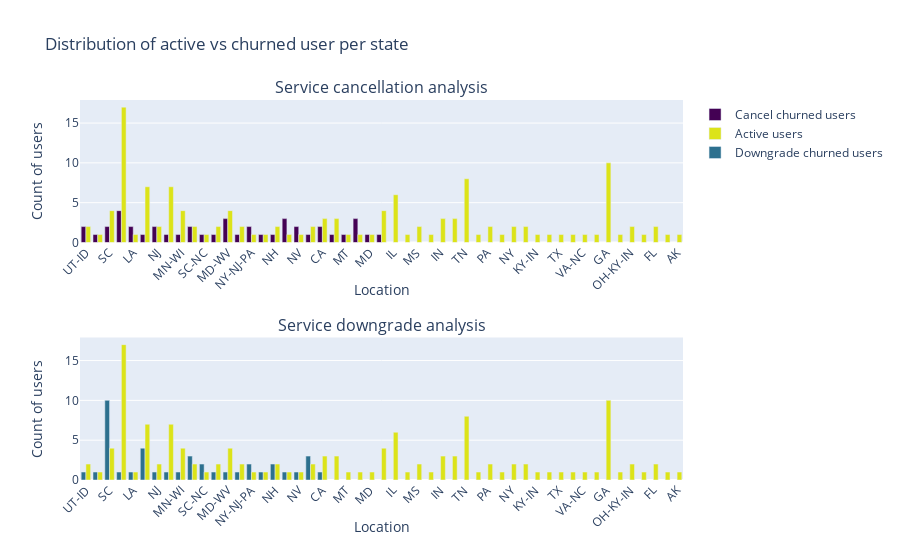

The cell this chart's notebook holds for it:
### Code cell
fig = make_subplots(rows=2, cols=1,
                   subplot_titles=("Service cancellation analysis", "Service downgrade analysis"))

fig.append_trace(go.Bar(
    x=locations,
    y=location_churn_service.groupby('state')['userId'].count(),
    name='Cancel churned users',
    marker=dict(
        color='rgb(68, 1, 84)'
    )
),1,1)
fig.append_trace(go.Bar(
    x=locations,
    y=location_no_churn.groupby('state')['userId'].count(),
    name='Active users',
    marker=dict(
        color='rgb(220, 227, 25)'
    )
),1,1)
fig.append_trace(go.Bar(
    x=locations,
    y=location_churn_paid.groupby('state')['userId'].count(),
    name='Downgrade churned users',
    marker=dict(
        color='rgb(45, 112, 142)'
    ),
),2, 1)
fig.append_trace(go.Bar(
    x=locations,
    y=location_no_churn.groupby('state')['userId'].count(),
    name='Active users',
    marker=dict(
        color='rgb(220, 227, 25)'
    ),
    showlegend=False
),2, 1)
fig.layout.update(go.Layout(
    title_text="Distribution of active vs churned user per state",
    barmode='group'
))
fig.update_xaxes(title_text="Location", tickangle=-45, row=1, col=1)
fig.update_xaxes(title_text="Location", tickangle=-45, row=2, col=1)
fig.update_yaxes(title_text="Count of users", row=1, col=1)
fig.update_yaxes(title_text="Count of users", row=2, col=1)

fig.show()

### Figure 1 — Plotly figure (JSON) as saved in the notebook; plotly's stock layout.template omitted (floating-point values rounded to 4 significant figures)
{"data": [{"marker": {"color": "rgb(68, 1, 84)"}, "name": "Cancel churned users", "type": "bar", "x": ["UT-ID", "AZ", "SC", "GA-AL", "LA", "RI-MA", "NJ", "IL-MO", "MN-WI", "OR", "SC-NC", "PA-NJ", "MD-WV", "VA", "NY-NJ-PA", "KY", "NH", "MI", "NV", "WI", "CA", "CT", "MT", "NC", "MD", "NE-IA", "IL", "WA", "MS", "AL", "IN", "OH", "TN", "IA", "PA", "DC-VA-MD-WV", "NY", "MO-KS", "KY-IN", "PA-NJ-DE-MD", "TX", "WV", "VA-NC", "OR-WA", "GA", "IL-IN-WI", "OH-KY-IN", "MO-IL", "FL", "CO", "AK", "MA-NH", "AR", "OK", "TN-MS-AR", "TN-VA", "UT", "NC-SC"], "xaxis": "x", "y": [2, 1, 2, 4, 2, 1, 2, 1, 1, 2, 1, 1, 3, 1, 2, 1, 1, 3, 2, 1, 2, 1, 1, 3, 1, 1], "yaxis": "y"}, {"marker": {"color": "rgb(220, 227, 25)"}, "name": "Active users", "type": "bar", "x": ["UT-ID", "AZ", "SC", "GA-AL", "LA", "RI-MA", "NJ", "IL-MO", "MN-WI", "OR", "SC-NC", "PA-NJ", "MD-WV", "VA", "NY-NJ-PA", "KY", "NH", "MI", "NV", "WI", "CA", "CT", "MT", "NC", "MD", "NE-IA", "IL", "WA", "MS", "AL", "IN", "OH", "TN", "IA", "PA", "DC-VA-MD-WV", "NY", "MO-KS", "KY-IN", "PA-NJ-DE-MD", "TX", "WV", "VA-NC", "OR-WA", "GA", "IL-IN-WI", "OH-KY-IN", "MO-IL", "FL", "CO", "AK", "MA-NH", "AR", "OK", "TN-MS-AR", "TN-VA", "UT", "NC-SC"], "xaxis": "x", "y": [2, 1, 4, 17, 1, 7, 2, 7, 4, 2, 1, 2, 4, 2, 1, 1, 2, 1, 1, 2, 3, 3, 1, 1, 1, 4, 6, 1, 2, 1, 3, 3, 8, 1, 2, 1, 2, 2, 1, 1, 1, 1, 1, 1, 10, 1, 2, 1, 2, 1, 1], "yaxis": "y"}, {"marker": {"color": "rgb(45, 112, 142)"}, "name": "Downgrade churned users", "type": "bar", "x": ["UT-ID", "AZ", "SC", "GA-AL", "LA", "RI-MA", "NJ", "IL-MO", "MN-WI", "OR", "SC-NC", "PA-NJ", "MD-WV", "VA", "NY-NJ-PA", "KY", "NH", "MI", "NV", "WI", "CA", "CT", "MT", "NC", "MD", "NE-IA", "IL", "WA", "MS", "AL", "IN", "OH", "TN", "IA", "PA", "DC-VA-MD-WV", "NY", "MO-KS", "KY-IN", "PA-NJ-DE-MD", "TX", "WV", "VA-NC", "OR-WA", "GA", "IL-IN-WI", "OH-KY-IN", "MO-IL", "FL", "CO", "AK", "MA-NH", "AR", "OK", "TN-MS-AR", "TN-VA", "UT", "NC-SC"], "xaxis": "x2", "y": [1, 1, 10, 1, 1, 4, 1, 1, 1, 3, 2, 1, 1, 1, 2, 1, 2, 1, 1, 3, 1], "yaxis": "y2"}, {"marker": {"color": "rgb(220, 227, 25)"}, "name": "Active users", "showlegend": false, "type": "bar", "x": ["UT-ID", "AZ", "SC", "GA-AL", "LA", "RI-MA", "NJ", "IL-MO", "MN-WI", "OR", "SC-NC", "PA-NJ", "MD-WV", "VA", "NY-NJ-PA", "KY", "NH", "MI", "NV", "WI", "CA", "CT", "MT", "NC", "MD", "NE-IA", "IL", "WA", "MS", "AL", "IN", "OH", "TN", "IA", "PA", "DC-VA-MD-WV", "NY", "MO-KS", "KY-IN", "PA-NJ-DE-MD", "TX", "WV", "VA-NC", "OR-WA", "GA", "IL-IN-WI", "OH-KY-IN", "MO-IL", "FL", "CO", "AK", "MA-NH", "AR", "OK", "TN-MS-AR", "TN-VA", "UT", "NC-SC"], "xaxis": "x2", "y": [2, 1, 4, 17, 1, 7, 2, 7, 4, 2, 1, 2, 4, 2, 1, 1, 2, 1, 1, 2, 3, 3, 1, 1, 1, 4, 6, 1, 2, 1, 3, 3, 8, 1, 2, 1, 2, 2, 1, 1, 1, 1, 1, 1, 10, 1, 2, 1, 2, 1, 1], "yaxis": "y2"}], "layout": {"annotations": [{"font": {"size": 16}, "showarrow": false, "text": "Service cancellation analysis", "x": 0.5, "xanchor": "center", "xref": "paper", "y": 1, "yanchor": "bottom", "yref": "paper"}, {"font": {"size": 16}, "showarrow": false, "text": "Service downgrade analysis", "x": 0.5, "xanchor": "center", "xref": "paper", "y": 0.375, "yanchor": "bottom", "yref": "paper"}], "barmode": "group", "title": {"text": "Distribution of active vs churned user per state"}, "xaxis": {"anchor": "y", "domain": [0, 1], "tickangle": -45, "title": {"text": "Location"}}, "xaxis2": {"anchor": "y2", "domain": [0, 1], "tickangle": -45, "title": {"text": "Location"}}, "yaxis": {"anchor": "x", "domain": [0.625, 1], "title": {"text": "Count of users"}}, "yaxis2": {"anchor": "x2", "domain": [0, 0.375], "title": {"text": "Count of users"}}}}
